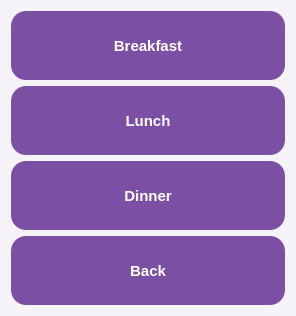
    <widget class="QWidget" name="recipesPage">
     <property name="enabled">
      <bool>true</bool>
     </property>
     <property name="styleSheet">
      <string notr="true">background-color: #f5f2f8;</string>
     </property>
     <layout class="QVBoxLayout" name="verticalLayout_7">
      <item>
       <widget class="QPushButton" name="breakfastBtn">
        <property name="styleSheet">
         <string notr="true">QPushButton {
    background-color: #7b4fa3;
    color: white;
    border-radius: 15px;
    padding: 12px;
    min-width: 250px;
    min-height: 45px;
    font-size: 15px;
    font-weight: 600;
}

QPushButton:hover {
    background-color: #6a4290;
}</string>
        </property>
        <property name="text">
         <string>Breakfast</string>
        </property>
       </widget>
      </item>
      <item>
       <widget class="QPushButton" name="lunchBtn">
        <property name="styleSheet">
         <string notr="true">QPushButton {
    background-color: #7b4fa3;
    color: white;
    border-radius: 15px;
    padding: 12px;
    min-width: 250px;
    min-height: 45px;
    font-size: 15px;
    font-weight: 600;
}

QPushButton:hover {
    background-color: #6a4290;
}</string>
        </property>
        <property name="text">
         <string>Lunch</string>
        </property>
       </widget>
      </item>
      <item>
       <widget class="QPushButton" name="dinnerBtn">
        <property name="styleSheet">
         <string notr="true">QPushButton {
    background-color: #7b4fa3;
    color: white;
    border-radius: 15px;
    padding: 12px;
    min-width: 250px;
    min-height: 45px;
    font-size: 15px;
    font-weight: 600;
}

QPushButton:hover {
    background-color: #6a4290;
}</string>
        </property>
        <property name="text">
         <string>Dinner</string>
        </property>
       </widget>
      </item>
      <item>
       <widget class="QPushButton" name="recipesBackBtn">
        <property name="styleSheet">
         <string notr="true">QPushButton {
    background-color: #7b4fa3;
    color: white;
    border-radius: 15px;
    padding: 12px;
    min-width: 250px;
    min-height: 45px;
    font-size: 15px;
    font-weight: 600;
}

QPushButton:hover {
    background-color: #6a4290;
}</string>
        </property>
        <property name="text">
         <string>Back</string>
        </property>
       </widget>
      </item>
     </layout>
    </widget>
